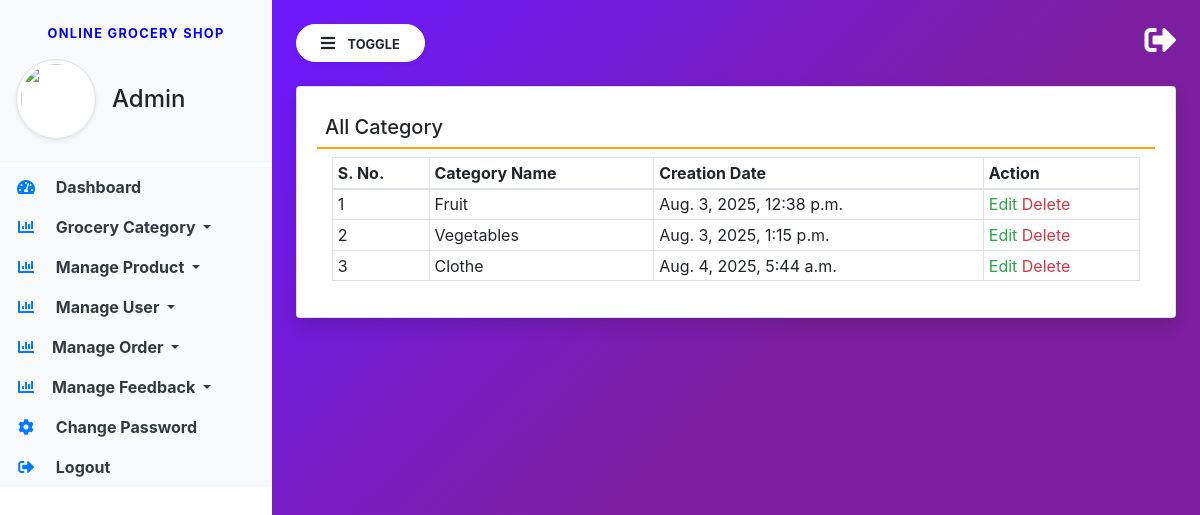
The page /view-category/ on the database its author committed.
### groceryapp/models.py (models this page shows, shortened)
class Category(models.Model):
    name = models.CharField(max_length=100, null=True, blank=True)
    created = models.DateTimeField(auto_now_add=True)

### groceryapp/views.py (the view)
# urls.py: path('view-category/', view_category, name="view_category"),
def view_category(request):
    category = Category.objects.all()
    return render(request, 'view_category.html', locals())

### groceryapp/templates/view_category.html
{% extends 'admin_base.html' %}
{% block main  %}
<div class="card shadow">
    <div class="card-body">
        <h5 class="p-2" style="border-bottom: 2px solid orange;">All Category</h5>
        <div class="container-fluid">
            <table class="table table-bordered table-sm" id="example">
                <thead>
                <tr>
                    <th>S. No.</th>
                    <th>Category Name</th>
                    <th>Creation Date</th>
                    <th>Action</th>
                </tr>
                </thead>
                <tbody>
                {% for i in category %}
                <tr>
                    <td>{{forloop.counter}}</td>
                    <td>{{i.name}}</td>
                    <td>{{i.created}}</td>
                    <td>
                        <a href="/edit-category/{{i.id}}/" class="text-success">Edit</a>
                        <a href="/delete-category/{{i.id}}/" class="text-danger"
                           onclick="return confirm('Are You Sure?')">Delete</a></td>
                </tr>
                {% endfor %}
                </tbody>
            </table>
        </div>
    </div>
</div>
{% endblock %}

### groceryapp/static/css/sidebar.css (style rules this page uses)
body { background-image : linear-gradient(135.9deg,rgba(109,25,252,1) 16.4%,rgba(125,31,160,1) 56.1%); min-height:100vh; }

### rows shown on the page
Category: name "Fruit", created "Aug. 3, 2025, 12:38 p.m."
Category: name "Vegetables", created "Aug. 3, 2025, 1:15 p.m."
Category: name "Clothe", created "Aug. 4, 2025, 5:44 a.m."
